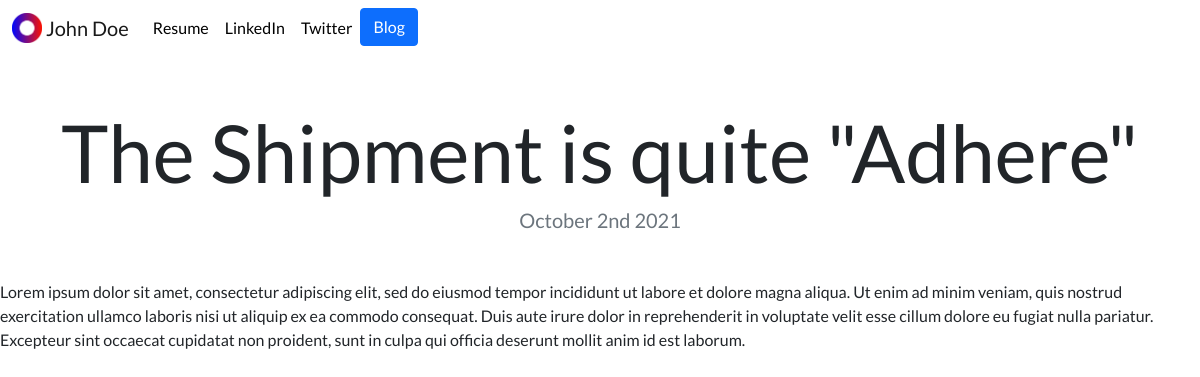
Page /blog/3/ on the committed database.
### blog/models.py (models this page shows, shortened)
class Blog(models.Model):
    title = models.CharField(max_length=200)
    description = models.TextField()
    date = models.DateField()

### blog/views.py (the view)
# urls.py: path('<int:blog_id>/', views.detail, name='detail')
def detail(request, blog_id):
    blog = get_object_or_404(Blog, pk=blog_id)
    return render(request, 'blog/detail.html', { 'blog': blog })

### blog/templates/blog/detail.html
{% extends 'portfolio/base.html' %}
{% load static %}
{% block content %}
<h1 class="text-center mt-5" id="blogdetailtitle">{{ blog.title }}</h1>
<h5 class="text-center text-muted mb-5">{{ blog.date|date:'F jS Y' }}</h5>
{{ blog.description|safe }}
{% endblock %}

### portfolio/static/portfolio/custom.css (style rules this page uses)
body { font-family: 'Lato', sans-serif; }
@media (min-width: 992px) { #blogdetailtitle { font-size: 5rem; } }

### rows in the picture
Blog: title "The Shipment is quite \"Adhere\"", date "October 2nd 2021", description "Lorem ipsum dolor sit amet, consectetur adipiscing elit, sed do eiusmod tempor incididunt ut labore et dolore magna aliqua. Ut enim ad minim veniam, quis nostrud exercitation ullamco laboris nisi ut aliquip ex ea commodo consequat. Duis aute irure dolor in reprehenderit in voluptate velit esse cillum dolore eu fugiat nulla pariatur. Excepteur sint occaecat cupidatat non proident, sunt in culpa qui officia deserunt mollit anim id est laborum."
